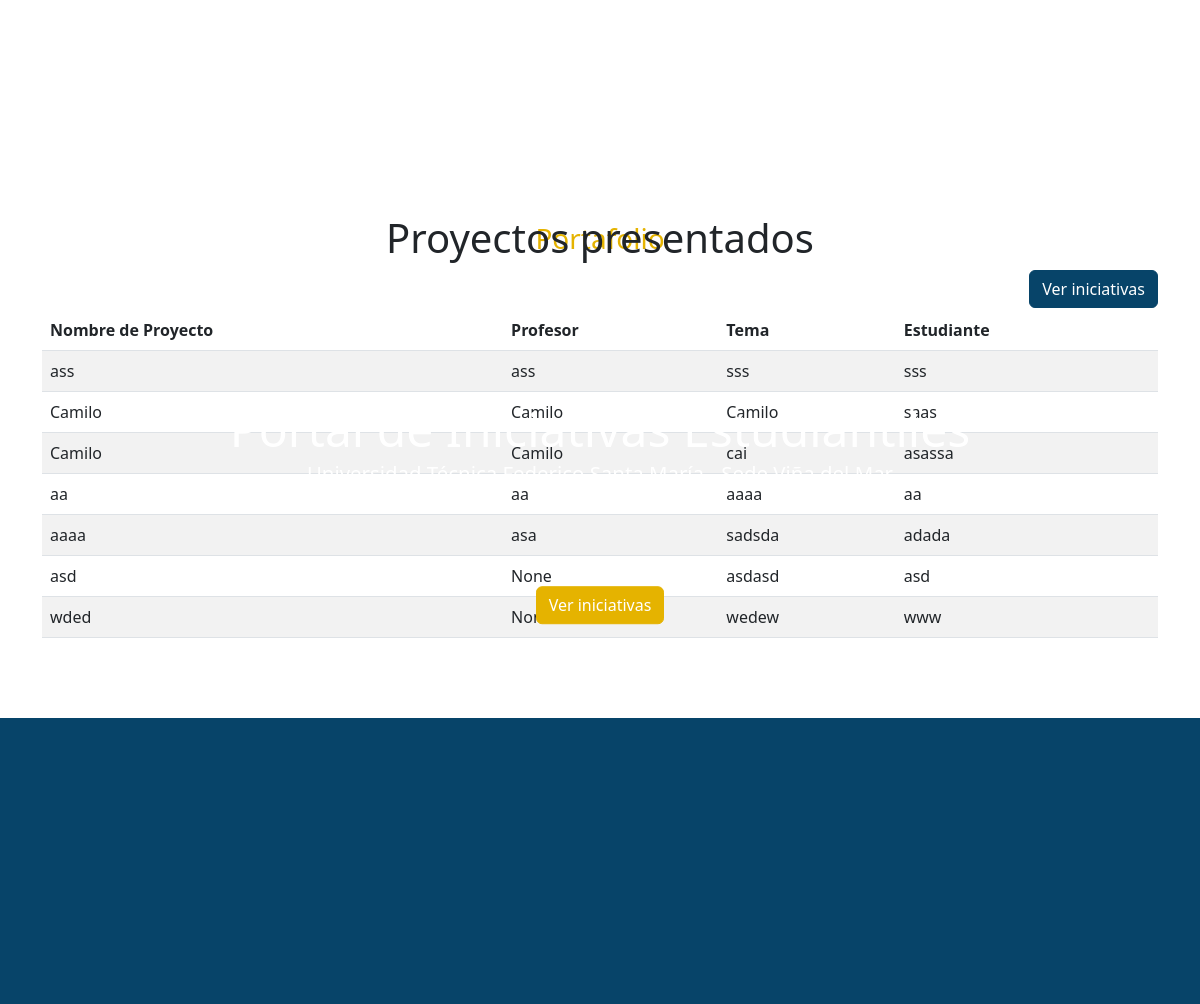
Page /home/ (middle part) on the earlier database version.
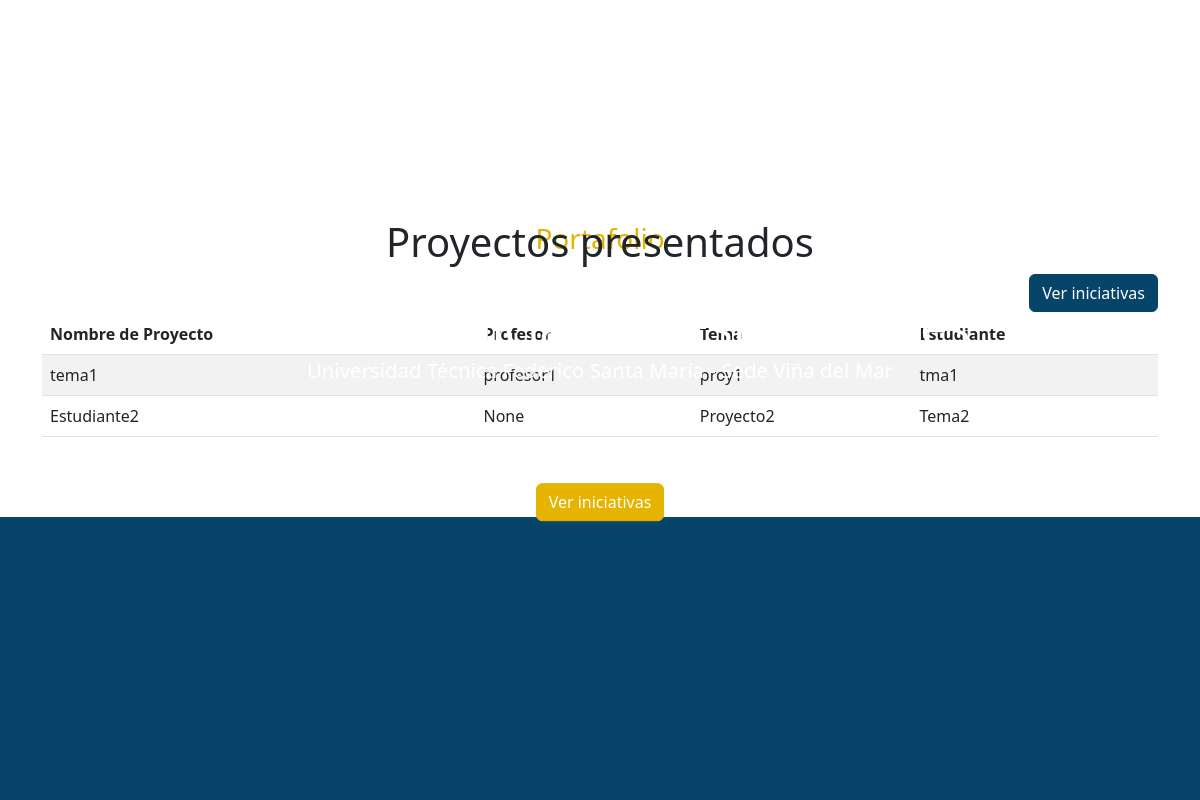
Same page on the later database version.
### core/models.py (models this page shows)
class nuevo_proyecto(models.Model):
    estudiante=models.TextField(max_length=50)
    profesor=models.TextField(max_length=50, null=True)
    proy=models.TextField(max_length=255)
    tema=models.TextField(max_length=50)

### core/views.py (the view)
# urls.py: path('home/', views.listar_proyectos, name='listar_Proyectos' ),
def listar_proyectos(request):
    data = nuevo_proyecto.objects.all()
    context = {'proyectos': data}
    return render(request, 'core/home.html', context)

### core/templates/core/home.html (shortened to what this page needs)
{% extends 'core/base.html' %}
{% load static %}
{% block content %}
<section id="inicio">
    <div class="img-container container-fluid">
    </div>
    <div class="position-absolutes">
        <h1 class="mb-0">Portal de Iniciativas Estudiantiles</h1>
        <p class="mb-0" style="font-size: 1.7vw; margin-bottom: 0">Universidad Técnica Federico Santa María - Sede Viña
            del Mar</p>
    </div>
    <div class="position-absolute top-50 start-50 translate-middle text-center text-white"
        style="margin-top: 20vh; font-size: 24px; width: 80%;">
        <button onclick="window.location.href='#proyectos'" class="btn btn-primary"
            style="background-color: #e5b300; border-color: #e5b300;">Ver
            iniciativas</button>
    </div>
</section>
<section id="proyectos">
    <div class="container">
        <div class="text-center" style="margin-top: 10vh;">
            <div class="row">
                <div class="col">
                    <h3 style="color: #e5b300; margin-bottom: -2vh;">Portafolio</h3>
                    <h1 style="margin-top: 2px;">Proyectos presentados</h1>
                </div>
            </div>
        </div>
        <button onclick="window.location.href='{% url 'listar_Proyectos' %}'" class="btn btn-primary float-end"
            style="background-color: #074469; border-color: #074469; margin-left: 20px;">Ver iniciativas</button>
        <table class="table table-striped" style="margin-top: 5vh; margin-bottom: 10vh;">
            <thead>
                <tr>
                    <th scope="col">Nombre de Proyecto</th>
                    <th scope="col">Profesor</th>
                    <th scope="col">Tema</th>
                    <th scope="col">Estudiante</th>
                </tr>
            </thead>
            <tbody>
                {% for proyecto in proyectos %}
                <tr>
                    <td>{{ proyecto.estudiante }}</td>
                    <td>{{ proyecto.profesor }}</td>
                    <td>{{ proyecto.proy }}</td>
                    <td>{{ proyecto.tema }}</td>
                </tr>
                {% endfor %}
            </tbody>
        </table>
    </div>
</section>
{% if user.is_authenticated %}
{% else %}
<section id="login">
    {% include 'registration/login.html' %}
</section>
{% endif %}
{% endblock %}

### core/templates/core/base.html (shortened to what this page needs)
{% load static %}
<!DOCTYPE html>
<html lang="en">
<head>
    <link rel="stylesheet" href="{% static 'core/css/estilos.css' %}" />
    <link rel="stylesheet" href="{% static 'core/css/bootstrap.css' %}" />
</head>
<body>
    {% block content %}
    {% endblock %}
</body>
</html>

### core/templates/registration/login.html (shortened to what this page needs)
{% extends 'core/base.html' %}
{% load static %}
{% block content %}
<div class="container-fluid" style="background-color: #074469; height: 100vh; width: auto;">
    <div class="outer-container">
    </div>
</div>
{% endblock %}

### core/static/core/css/estilos.css (style rules this page uses)
.img-container { overflow: hidden; height: 100vh; max-height: 100%; position: relative; }
.position-absolutes { position: absolute; top: 50%; left: 50%; transform: translate(-50%, -50%); text-align: center; color: white; font-size: 2.5vw; min-width: 80vw; }
.position-absolutes h1 { font-size: 4vw; margin-bottom: 0; }
.outer-container { height: 100vh; display: flex; justify-content: center; align-items: center; }

Differences in the rows shown:
removed nuevo_proyecto: estudiante "ass", profesor "ass", proy "sss", tema "sss"
removed nuevo_proyecto: estudiante "Camilo", profesor "Camilo", proy "Camilo", tema "saas"
removed nuevo_proyecto: estudiante "Camilo", profesor "Camilo", proy "cai", tema "asassa"
removed nuevo_proyecto: estudiante "aa", profesor "aa", proy "aaaa", tema "aa"
removed nuevo_proyecto: estudiante "aaaa", profesor "asa", proy "sadsda", tema "adada"
removed nuevo_proyecto: estudiante "asd", profesor "None", proy "asdasd", tema "asd"
removed nuevo_proyecto: estudiante "wded", profesor "None", proy "wedew", tema "www"
added nuevo_proyecto: estudiante "tema1", profesor "profesor1", proy "proy1", tema "tma1"
added nuevo_proyecto: estudiante "Estudiante2", profesor "None", proy "Proyecto2", tema "Tema2"
